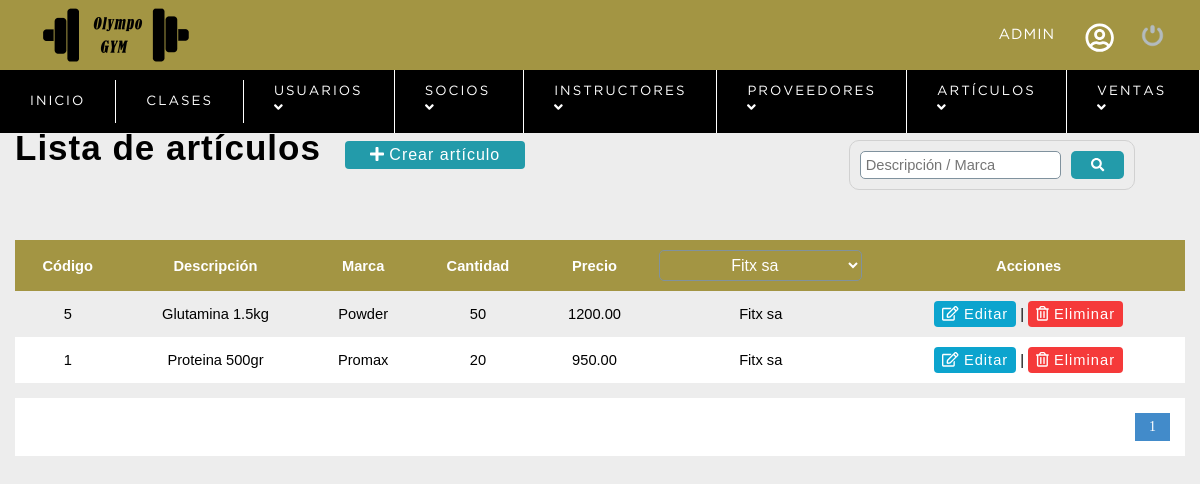
Screenshot of /sistema/buscar_articulo.php?proveedor=2 (signed in) with the database file from the repository.
### tables this page shows
CREATE TABLE `articulos` (
  `IdArticulo` int(11) NOT NULL,
  `Descripcion` varchar(50) NOT NULL,
  `Cantidad` int(11) NOT NULL,
  `Precio_Unitario` decimal(8,2) NOT NULL,
  `Marca` varchar(20) NOT NULL,
  `Cod_Proveedor` int(11) NOT NULL
);

CREATE TABLE `proveedores` (
  `IdProveedor` int(11) NOT NULL,
  `Nombre` varchar(50) NOT NULL,
  `Direccion` varchar(50) NOT NULL,
  `Codigo_Postal` int(11) NOT NULL,
  `Telefono` int(11) NOT NULL,
  `Email` varchar(50) NOT NULL
);

### sistema/buscar_articulo.php (the view, shortened to what this page needs)
<?php
    include "../conexion.php";
?>
<!DOCTYPE html>
<html lang="en">
<head>
	<?php include "includes/scripts.php"; ?>
</head>
<body>
    <?php include "includes/header.php"; ?>
	<section id="container">
        <?php
            $busqueda = '';
            if(!empty($_REQUEST['proveedor'])){
                $search_proveedor = $_REQUEST['proveedor'];
                $where = "a.Cod_Proveedor LIKE $search_proveedor";
                $buscar = 'proveedor='.$search_proveedor;
            }
        ?>
		<h1>Lista de artículos</h1>
        <a href="registro_articulo.php" class="btn_new"><i class="fas fa-plus"></i> Crear artículo</a>
        <form action="buscar_articulo.php" mathod="get" class="form_search">
            <input type="text" name="busqueda" id="busqueda" placeholder="Descripción / Marca" value="<?php echo $busqueda; ?>">
            <button type="submit" class="btn_search"><i class="fas fa-search"></i></button>
        </form>
        <table>
            <tr>
                <th>Código</th>
                <th>Descripción</th>
                <th>Marca</th>
                <th>Cantidad</th>
                <th>Precio</th>
                <th>
                <?php
                    $pro = 0;
                    if(!empty($_REQUEST['proveedor'])){
                        $pro = $_REQUEST['proveedor'];
                    }
                    $query_proveedor = mysqli_query($conexionDB,"SELECT IdProveedor, Nombre FROM proveedores ORDER BY Nombre ASC");
                    $result_proveedor = mysqli_num_rows($query_proveedor);
                ?>
                <select name="proveedor" id="search_proveedor">
                <?php
                    if($result_proveedor > 0){
                        while ($proveedor = mysqli_fetch_array($query_proveedor)){
                            if($pro == $proveedor["IdProveedor"]) {
                ?>
                    <option value="<?php echo $proveedor['IdProveedor']; ?>" selected><?php echo $proveedor['Nombre']; ?></option>
                <?php
                            } else {
                ?>
                    <option value="<?php echo $proveedor['IdProveedor']; ?>"><?php echo $proveedor['Nombre']; ?></option>
                <?php
                            }
                        }
                    }
                ?>
                </select>
                </th>
                <th>Acciones</th>
            </tr>
            <?php
                $sql_registe = mysqli_query($conexionDB,"SELECT COUNT(*) AS total_registro FROM articulos AS a
                                                                        WHERE $where ");
                $result_register = mysqli_fetch_array($sql_registe);
                $total_registro = $result_register['total_registro'];
                $por_pagina = 10;
                if(empty($_GET['pagina'])){
                    $pagina = 1;
                } else {
                    $pagina = $_GET['pagina'];
                }
                $desde = ($pagina-1) * $por_pagina;
                $total_paginas = ceil($total_registro / $por_pagina);
                $query = mysqli_query($conexionDB,"SELECT a.IdArticulo, a.Descripcion, a.Cantidad, a.Precio_Unitario, a.Marca, p.Nombre
                                                        FROM articulos a INNER JOIN proveedores p ON a.Cod_Proveedor = p.IdProveedor
                                                        WHERE $where
                                                        ORDER BY a.IdArticulo DESC LIMIT $desde,$por_pagina");
                $result = mysqli_num_rows($query);
                if($result > 0){
                    while ($data = mysqli_fetch_array($query)){
                    ?>
                        <tr>
                            <td><?php echo $data["IdArticulo"]; ?></td>
                            <td><?php echo $data["Descripcion"]; ?></td>
                            <td><?php echo $data["Marca"]; ?></td>
                            <td><?php echo $data["Cantidad"]; ?></td>
                            <td><?php echo $data["Precio_Unitario"]; ?></td>
                            <td><?php echo $data["Nombre"]; ?></td>
                            <td>
                                <a class="link_edit" href="editar_articulo.php?id=<?php echo $data["IdArticulo"]; ?>"><i class="far fa-edit"></i> Editar</a>
                                |
                                <a class="link_delete" href="eliminar_articulo.php?id=<?php echo $data["IdArticulo"]; ?>"><i class="far fa-trash-alt"></i> Eliminar</a>
                            </td>
                        </tr>
            <?php
                    }
                }
            ?>
        </table>
<?php   if($total_paginas != 0){   ?>
        <div class="paginador">
            <ul>
            <?php
                for($i=1; $i <= $total_paginas; $i++){
                    if($i == $pagina){
                        echo '<li class="pageSelected">'.$i.'</li>';
                    } else {
                        echo '<li><a href="?pagina='.$i.'&'.$buscar.'">'.$i.'</a></li>';
                    }
                }
            ?>
            </ul>
        </div>
<?php   }    ?>
	</section>
</body>
</html>

### sistema/css/style.css (style rules this page uses)
* { margin: 0; padding: 0; box-sizing: border-box; }
body { background: #ededed; }
h1, h2, h3, h4, h5, h6 { font-family: 'arial'; font-weight: bold; letter-spacing: 1px; }
h1 { font-size: 26px; }
a { text-decoration: none; font-family: arial; letter-spacing: 1px; }
#container { padding: 90px 15px 15px; }
form { background: #fff; margin: auto; padding: 20px 50px; border: 1px solid #d1d1d1; }
input, select { display: block; width: 100%; font-size: 11pt; padding: 5px; border: 1px solid #80929e; border-radius: 5px; }
#container h1 { font-size: 35px; display: inline-block; margin: 38px auto 5px auto; }
.btn_new { display: inline-block; background: #239baa; color: #fff; padding: 5px 25px; border-radius: 4px; margin: 20px; }
table { border-collapse: collapse; font-size: 11pt; font-family: 'arial'; width: 100%; }
table th { text-align: center; padding: 10px; background: #a39543; color: #fff; }
table tr:nth-child(odd) { background: #fff; }
table td { padding: 10px; }
table tr { text-align: center; }
.link_edit { display: inline-block; background: #0ca4ce; color: #fff; padding: 5px 8px; border-radius: 4px; }
.link_delete { display: inline-block; background: #f53a3a; color: #fff; padding: 5px 8px; border-radius: 4px; }
.paginador ul { padding: 15px; list-style: none; background: #FFF; margin-top: 15px; display: -webkit-flex; display: -moz-flex; display: -ms-flex; display: -o-flex; display: flex; justify-content: flex-end; }
.paginador a, .pageSelected { color: #428bca; border: 1px solid #ddd; padding: 5px; display: inline-block; font-size: 14px; text-align: center; width: 35px; }
.pageSelected { color: #FFF; background: #428bca; border: 1px solid #428bca; }
.form_search { display: -webkit-flex; display: -moz-flex; display: -ms-flex; display: -o-flex; display: flex; float: right; background: initial; padding: 10px; border-radius: 10px; margin: 50px; }
.form_search .btn_search { float: right; background: #239baa; color: #fff; padding: 0 20px; border: 0; cursor: pointer; margin-left: 10px; border-radius: 5px; }
select#search_proveedor { color: #fff; background: #a39543; text-align: center; font-size: 12pt; }

### rows the page displays
articulos: IdArticulo "5", Descripcion "Glutamina 1.5kg", Marca "Powder", Cantidad "50", Precio_Unitario "1200.00", Cod_Proveedor.Nombre "Fitx sa"
articulos: IdArticulo "1", Descripcion "Proteina 500gr", Marca "Promax", Cantidad "20", Precio_Unitario "950.00", Cod_Proveedor.Nombre "Fitx sa"

### other values shown
$_SESSION['user'] "ADMIN"
form field proveedor "Fitx sa"
